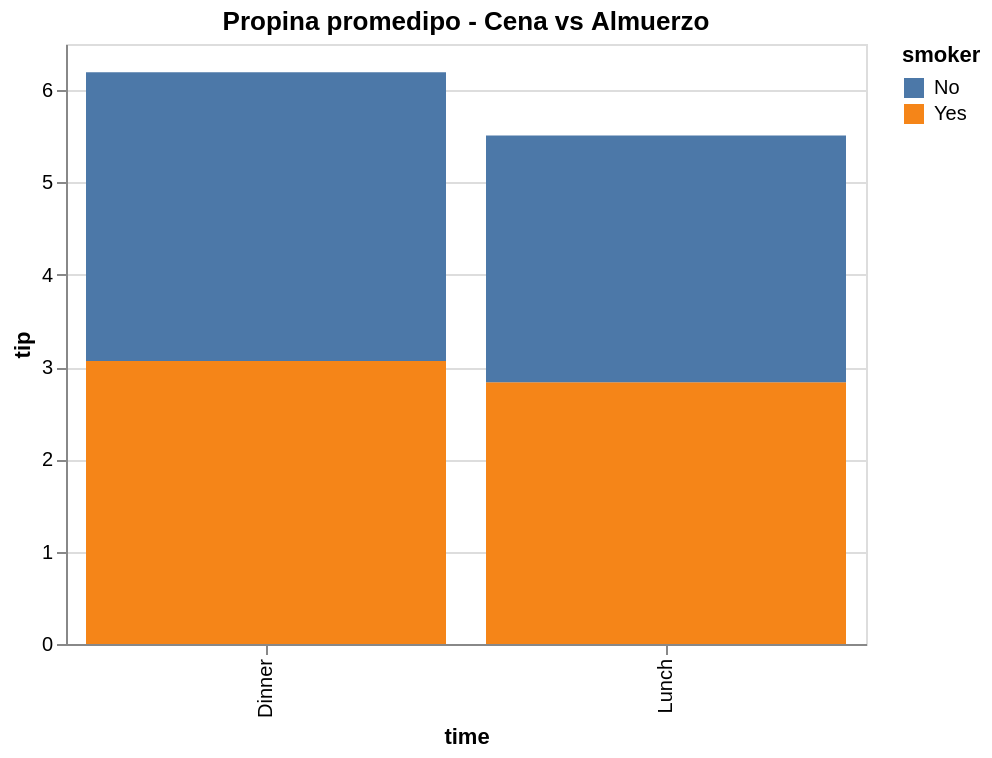

Notebook code for this chart:
### Code cell
(
grouped_pl.plot.bar(
        x="time",
        y="tip",
        color="smoker"
    )
    .properties(
        title="Propina promedipo - Cena vs Almuerzo",
        width=400
    )
)

### Figure 1 — Vega-Lite specification as saved in the notebook (floating-point values rounded to 4 significant figures)
{"config": {"view": {"continuousWidth": 300, "continuousHeight": 300}}, "data": {"name": "data-d58d170b39351e6c9d24867f327002a2"}, "mark": {"type": "bar", "tooltip": true}, "encoding": {"color": {"field": "smoker", "type": "nominal"}, "x": {"field": "time", "type": "nominal"}, "y": {"field": "tip", "type": "quantitative"}}, "params": [{"name": "param_15", "select": {"type": "interval", "encodings": ["x", "y"]}, "bind": "scales"}], "title": "Propina promedipo - Cena vs Almuerzo", "width": 400, "$schema": "https://vega.github.io/schema/vega-lite/v5.20.1.json", "datasets": {"data-d58d170b39351e6c9d24867f327002a2": [{"time": "Lunch", "smoker": "Yes", "tip": 2.834}, {"time": "Dinner", "smoker": "Yes", "tip": 3.066}, {"time": "Lunch", "smoker": "No", "tip": 2.674}, {"time": "Dinner", "smoker": "No", "tip": 3.127}]}}
